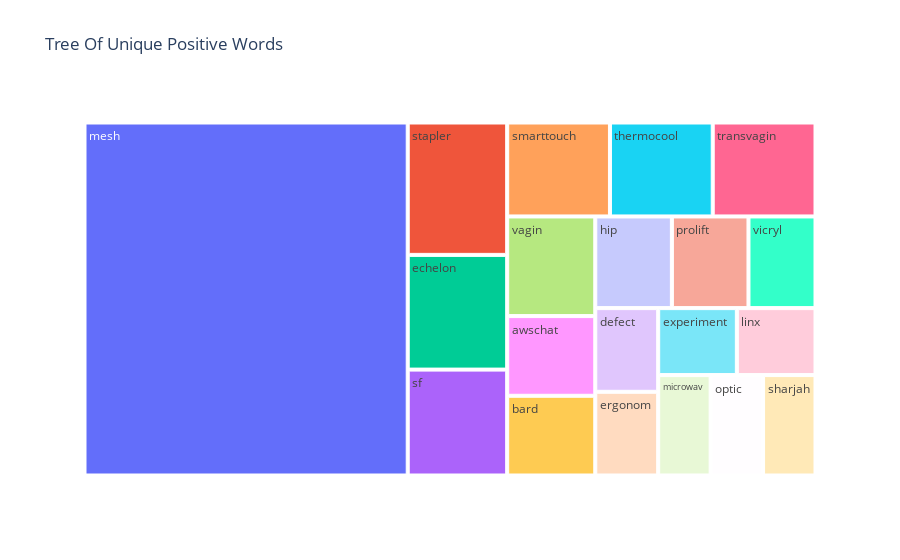

The code cell stored with this chart in its notebook:
### Code cell
fig = px.treemap(Unique_Positive, path=['words'], values='count',title='Tree Of Unique Words About Medical Device')
fig.show()

### Figure 1 — Plotly figure (JSON) as saved in the notebook; plotly's stock layout.template omitted (floating-point values rounded to 4 significant figures)
{"data": [{"branchvalues": "total", "domain": {"x": [0, 1], "y": [0, 1]}, "hovertemplate": "labels=%{label}<br>count=%{value}<br>parent=%{parent}<br>id=%{id}<extra></extra>", "ids": ["awschat", "bard", "defect", "echelon", "ergonom", "experiment", "hip", "linx", "mesh", "microwav", "optic", "prolift", "sf", "sharjah", "smarttouch", "stapler", "thermocool", "transvagin", "vagin", "vicryl"], "labels": ["awschat", "bard", "defect", "echelon", "ergonom", "experiment", "hip", "linx", "mesh", "microwav", "optic", "prolift", "sf", "sharjah", "smarttouch", "stapler", "thermocool", "transvagin", "vagin", "vicryl"], "name": "", "parents": ["", "", "", "", "", "", "", "", "", "", "", "", "", "", "", "", "", "", "", ""], "type": "treemap", "values": [8, 8, 6, 13, 6, 6, 8, 6, 130, 6, 6, 8, 12, 6, 11, 15, 11, 11, 10, 7]}], "layout": {"legend": {"tracegroupgap": 0}, "title": {"text": "Tree Of Unique Positive Words"}}}
